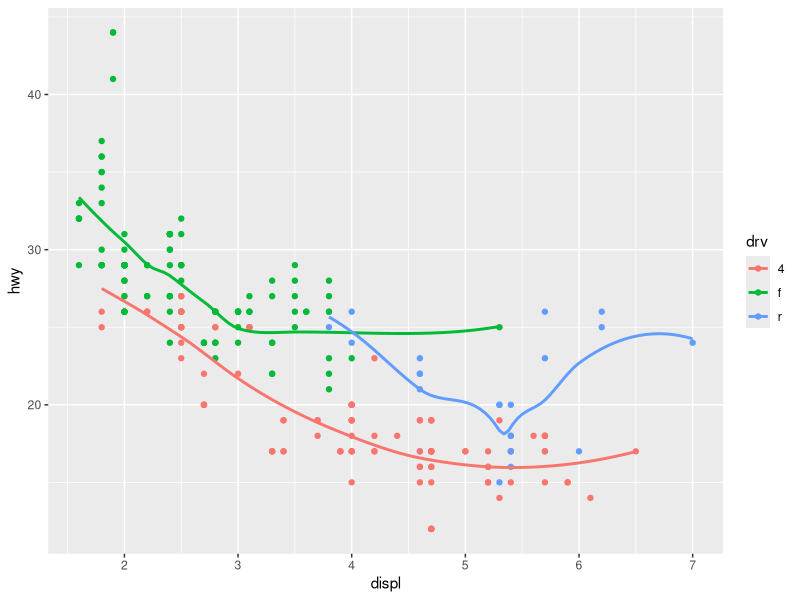
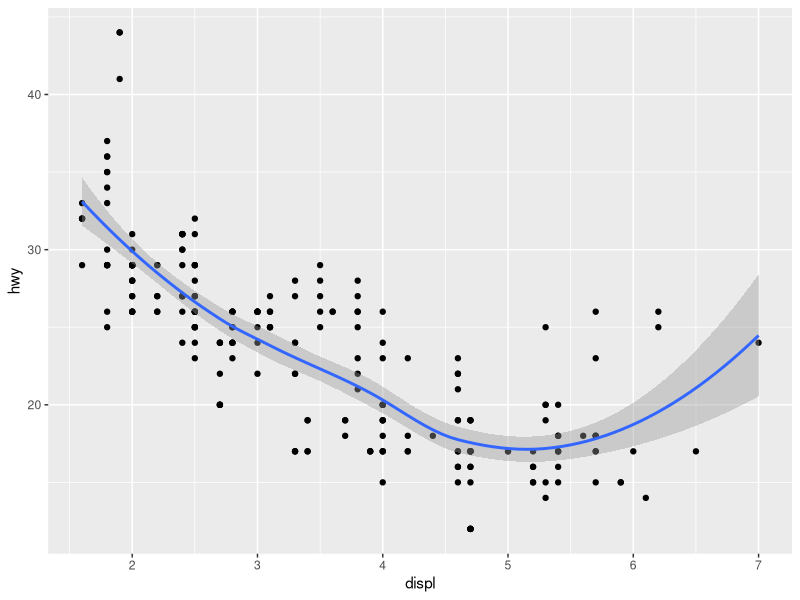
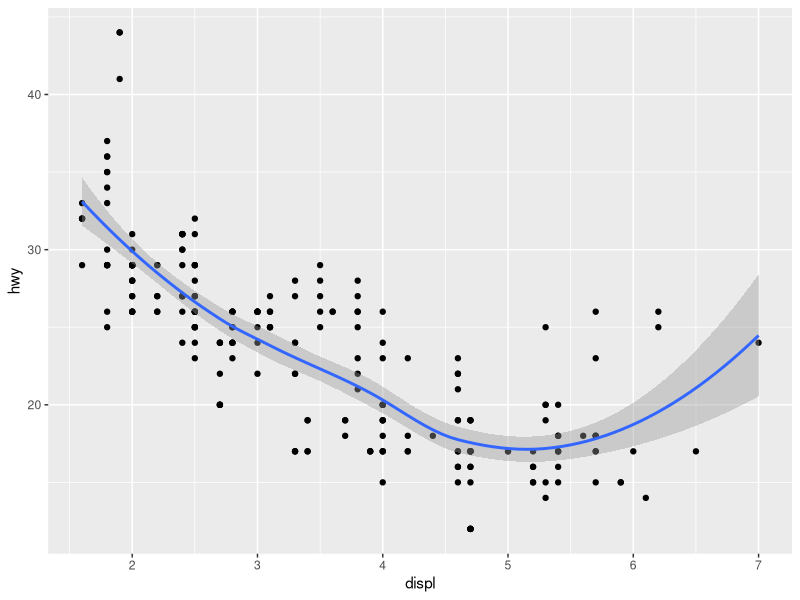

These charts were generated, in order, by the following R code:
## ---- chunk 1
library(tidyverse)
## ---- chunk 2
ggplot(data = mpg, mapping = aes(x = displ, y = hwy, color = drv)) + geom_point() +
  geom_smooth(se = FALSE)
## ---- chunk 3
ggplot(data = mpg, mapping = aes(x = displ, y = hwy)) + 
  geom_point() +
  geom_smooth()
## ---- chunk 4
ggplot() +
  geom_point(data = mpg, mapping = aes(x = displ, y = hwy)) + 
  geom_smooth(data = mpg, mapping = aes(x = displ, y = hwy))
